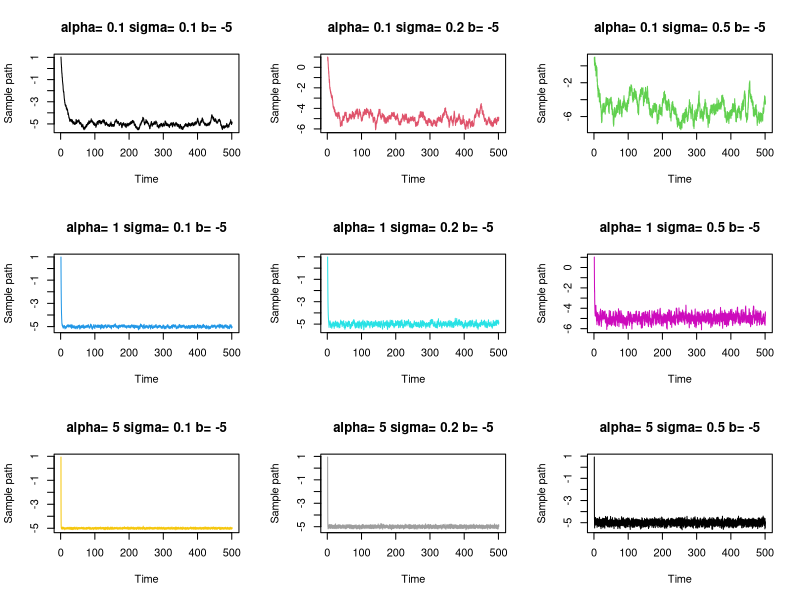
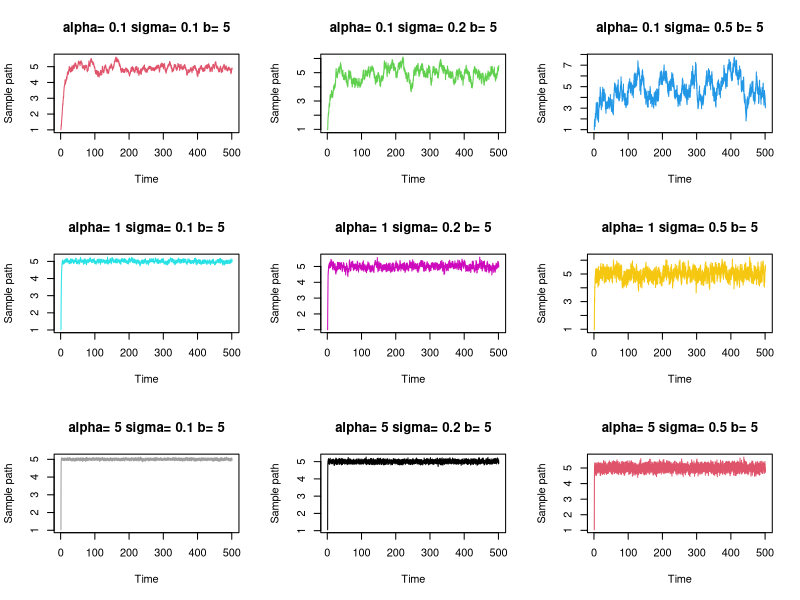
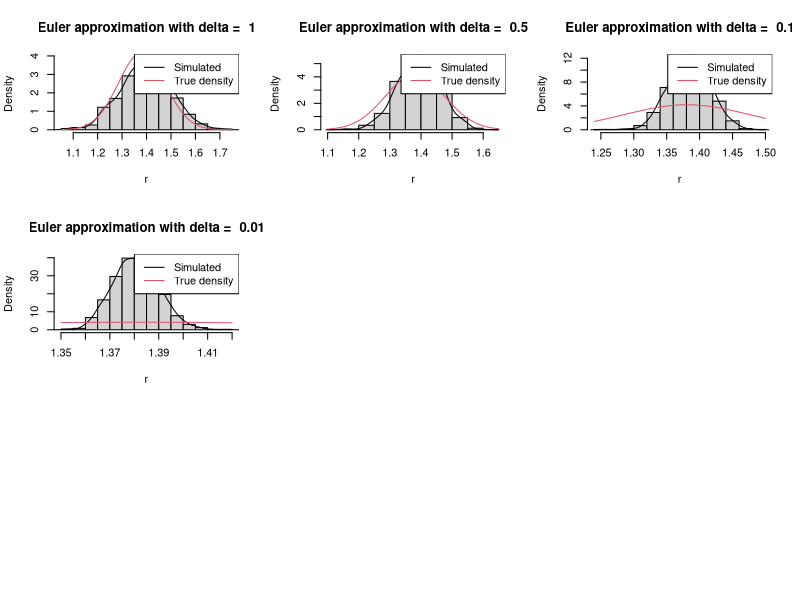

The R source for these figures, in order:
## ---- chunk 1
knitr::opts_chunk$set(echo = TRUE)
## ---- chunk 2
orstein <- function(alpha, sigma, b, r0 = 1, tmax = 500, delta = 1/500) {   
  n <- tmax / delta
  r <- numeric(n)
  r[1] <- r0
  for(i in 1:n) {   
    r[i+1] <- exp(-alpha * delta) * r[i] + 
              b * (1 - exp(-alpha * delta)) + 
              sigma / sqrt(2 * alpha) * 
              sqrt((1 - exp(-2 * alpha * delta))) * rnorm(1)
  }
  return(r[-1])
}

alpha <- c(0.1, 1, 5)
sigma <- c(0.1, 0.2, 0.5)
b <- c(-5, 5)

# plot for each combinaiton of parameters
par(mfrow=c(3,3))
l <- 1
for (i in 1:2) {
  for (j in 1:3) {
    for (k in 1:3) {
      title <- paste('alpha=', alpha[j],
                     'sigma=', sigma[k],
                     'b=', b[i])
      plot(ts(orstein(alpha[j], sigma[k], b[i]), frequency=500),type='l', 
            ylab='Sample path', main = title, col = l)
      l <- l + 1
    }    
  }  
}

## ---- chunk 3
euler <- function(alpha = 0.1, sigma = 0.1, b = 5, r0, tmax = 1, delta) { 
  size <- 1000
  n <- tmax/delta
  r <- matrix(0, size, n + 1)
  r[, 1] <- r0
  for (i in 1:size) {   
      for (j in 1:n) {  
        mean <- r[i, j] + alpha * (b - r[i, j]) * delta
        sd <- sigma * delta
        r[i, j + 1] <- rnorm(1, mean = mean, sd = sd)  
      }
  }
  return(r[, dim(r)[2]])
}


r0 <- 1
delta <- c(1, 0.5, 0.1, 0.01)
alpha <- 0.1
sigma <- 0.1
b <- 5
mu <- exp(-alpha * delta[1]) * r0 + b * (1 - exp(-alpha * delta[1]))
sd <- sigma * sqrt((1 - exp(-2 * alpha * delta[1])) / (2 * alpha))


for(i in 1:length(delta)){
  simulate <- euler(r0 = r0, delta = delta[i])
  title <- paste("Euler approximation with delta = ", delta[i])
  hist(simulate, freq = F,
       xlab = 'r', main = title)
  lines(density(simulate), col = 1, lwd = 1)
  curve(dnorm(x, mean=mu, sd=sd), col = 2, add = T)
  legend('topright', legend = c("Simulated","True density"),
          lwd = c(1, 1), col = c(1,2))
}




